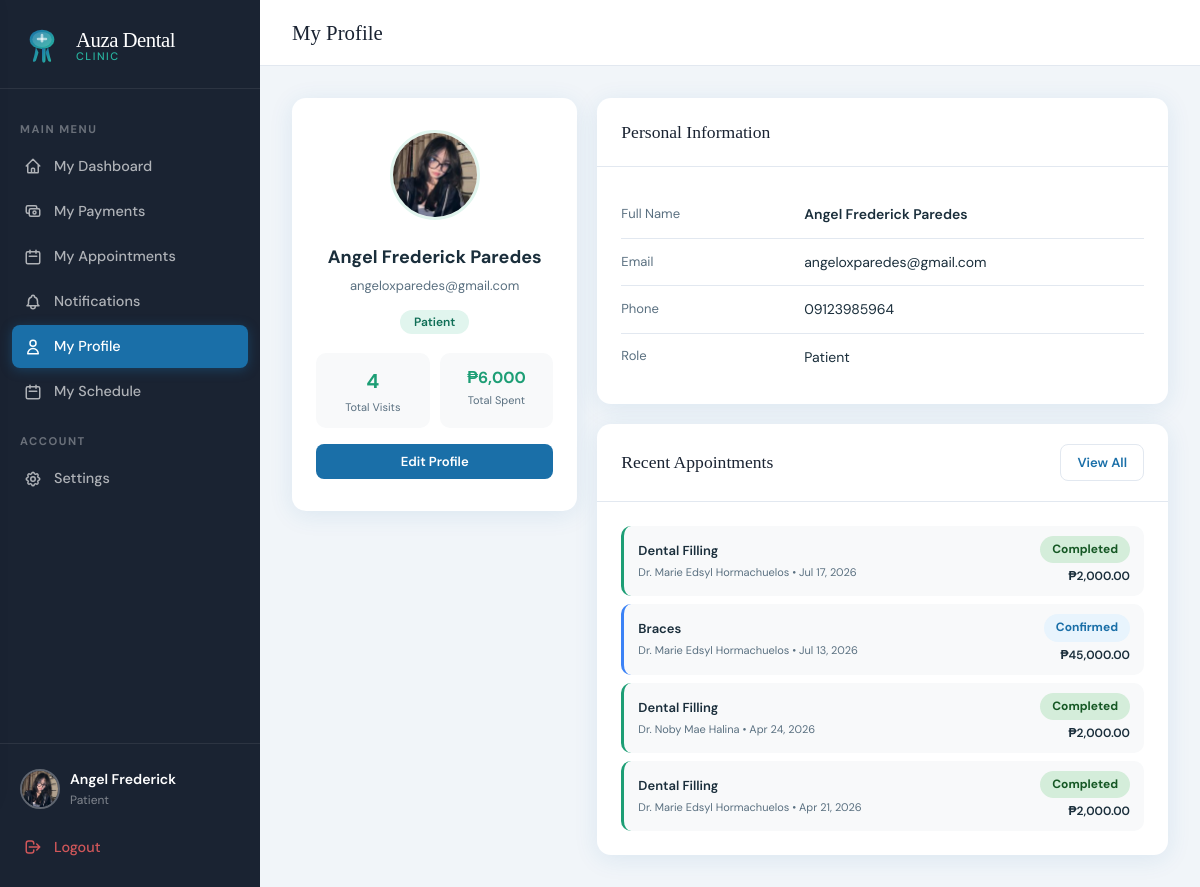
Page /index.php?page=patient_profile (signed in) on the committed database.
### tables this page shows
CREATE TABLE `users` (
  `id` int(11) NOT NULL,
  `first_name` varchar(100) NOT NULL,
  `last_name` varchar(100) NOT NULL,
  `email` varchar(150) NOT NULL,
  `password` varchar(255) NOT NULL,
  `phone` varchar(20) DEFAULT NULL,
  `role` enum('admin','patient') DEFAULT 'patient',
  `is_verified` tinyint(1) DEFAULT 1,
  `status` enum('pending','approved','rejected') DEFAULT 'pending',
  `created_at` datetime DEFAULT current_timestamp(),
  `avatar` varchar(255) DEFAULT NULL,
  `temp_password` varchar(255) DEFAULT NULL
);

CREATE TABLE `appointments` (
  `id` int(11) NOT NULL,
  `patient_id` int(11) NOT NULL,
  `dentist_id` int(11) NOT NULL,
  `service_id` int(11) NOT NULL,
  `appointment_date` date NOT NULL,
  `appointment_time` time NOT NULL,
  `status` enum('pending','confirmed','completed','cancelled') DEFAULT 'pending',
  `notes` text DEFAULT NULL,
  `reschedule_reason` text DEFAULT NULL,
  `rescheduled_at` datetime DEFAULT NULL,
  `original_date` date DEFAULT NULL,
  `original_time` time DEFAULT NULL,
  `created_at` datetime DEFAULT current_timestamp()
);

CREATE TABLE `services` (
  `id` int(11) NOT NULL,
  `name` varchar(150) NOT NULL,
  `description` text DEFAULT NULL,
  `duration_minutes` int(11) DEFAULT 30,
  `price` decimal(10,2) DEFAULT 0.00,
  `is_active` tinyint(1) DEFAULT 1
);

### app/controllers/AppointmentController.php (called while the page is built, shortened)
<?php
require_once __DIR__ . '/../config.php';
class AppointmentController {
    public function profile() {
        $patient_id = $_SESSION['user_id'];
        $user       = callProcedure('sp_get_user_id', [$patient_id]);
        $user       = $user[0] ?? [];
        $appointments = callProcedure('sp_get_patient_appointments', [$patient_id]);
        $totalSpent = array_sum(array_map(
            fn($a) => $a['status'] === 'completed' ? (float)$a['price'] : 0,
            $appointments
        ));
        require __DIR__ . '/../views/patient/profile.php';
    }
}

### app/views/patient/profile.php (the view, shortened to what this page needs)
<!DOCTYPE html>
<html lang="en">
<head>
<link rel="stylesheet" href="<?= APP_URL ?>/public/css/style.css">
</head>
<body>
<div class="app-layout">
  <?php require __DIR__ . '/../shared/sidebar.php'; ?>
  <div class="main-content">
    <div class="topbar">
      <div class="topbar-title">My Profile</div>
    </div>
    <div class="page-content">
      <?php require_once __DIR__ . '/../shared/helpers.php'; showFlash(); ?>
      <div style="display:grid;grid-template-columns:1fr 2fr;gap:20px;align-items:start;">
        <div class="card" style="margin-bottom:0;">
          <div class="card-body" style="text-align:center;padding:2rem 1.5rem;">
            <?php $avatarFile = $_SESSION['avatar'] ?? ''; ?>
            <?php if (!empty($avatarFile)): ?>
              <img src="<?= APP_URL ?>/public/uploads/avatars/<?= htmlspecialchars($avatarFile) ?>"
                   style="width:90px;height:90px;border-radius:50%;object-fit:cover;border:3px solid #E1F5EE;margin-bottom:16px;">
            <?php else: ?>
              <div style="width:90px;height:90px;border-radius:50%;background:#E1F5EE;display:flex;align-items:center;justify-content:center;font-size:32px;font-weight:700;color:#1D9E75;margin:0 auto 16px;">
                <?= strtoupper(substr($user['first_name']??'U',0,1)) ?>
              </div>
            <?php endif; ?>
            <div style="font-size:18px;font-weight:700;color:#1a2e3b;"><?= htmlspecialchars(($user['first_name']??'').' '.($user['last_name']??'')) ?></div>
            <div style="font-size:13px;color:#5a7080;margin-top:4px;"><?= htmlspecialchars($user['email']??'') ?></div>
            <div style="margin-top:12px;">
              <span style="background:#E1F5EE;color:#0F6E56;font-size:12px;font-weight:600;padding:4px 14px;border-radius:20px;">Patient</span>
            </div>
            <div style="display:grid;grid-template-columns:1fr 1fr;gap:10px;margin-top:20px;">
              <div style="background:#f8f9fa;border-radius:10px;padding:12px;">
                <div style="font-size:20px;font-weight:700;color:#1D9E75;"><?= count($appointments) ?></div>
                <div style="font-size:11px;color:#5a7080;margin-top:2px;">Total Visits</div>
              </div>
              <div style="background:#f8f9fa;border-radius:10px;padding:12px;">
                <div style="font-size:16px;font-weight:700;color:#1D9E75;">₱<?= number_format($totalSpent, 0) ?></div>
                <div style="font-size:11px;color:#5a7080;margin-top:2px;">Total Spent</div>
              </div>
            </div>
            <a href="?page=settings" class="btn btn-primary btn-sm" style="margin-top:16px;width:100%;display:block;text-align:center;">Edit Profile</a>
          </div>
        </div>
        <div style="display:flex;flex-direction:column;gap:20px;">
          <div class="card" style="margin-bottom:0;">
            <div class="card-header"><div class="card-title">Personal Information</div></div>
            <div class="card-body">
              <table style="width:100%;border-collapse:collapse;">
                <tr style="border-bottom:1px solid #f0f0f0;">
                  <td style="padding:12px 0;color:#5a7080;font-size:13px;width:35%;">Full Name</td>
                  <td style="padding:12px 0;font-weight:600;font-size:14px;color:#1a2e3b;"><?= htmlspecialchars(($user['first_name']??'').' '.($user['last_name']??'')) ?></td>
                </tr>
                <tr style="border-bottom:1px solid #f0f0f0;">
                  <td style="padding:12px 0;color:#5a7080;font-size:13px;">Email</td>
                  <td style="padding:12px 0;font-size:14px;color:#1a2e3b;"><?= htmlspecialchars($user['email']??'') ?></td>
                </tr>
                <tr style="border-bottom:1px solid #f0f0f0;">
                  <td style="padding:12px 0;color:#5a7080;font-size:13px;">Phone</td>
                  <td style="padding:12px 0;font-size:14px;color:#1a2e3b;"><?= htmlspecialchars($user['phone']??'—') ?></td>
                </tr>
                <tr>
                  <td style="padding:12px 0;color:#5a7080;font-size:13px;">Role</td>
                  <td style="padding:12px 0;font-size:14px;color:#1a2e3b;">Patient</td>
                </tr>
              </table>
            </div>
          </div>
          <div class="card" style="margin-bottom:0;">
            <div class="card-header">
              <div class="card-title">Recent Appointments</div>
              <a href="?page=patient_appointments" class="btn btn-ghost btn-sm">View All</a>
            </div>
            <div class="card-body">
              <?php
                $recent = array_slice($appointments, 0, 5);
              ?>
              <?php if (empty($recent)): ?>
                <div style="text-align:center;padding:1.5rem;color:#5a7080;font-size:14px;">No appointments yet.</div>
              <?php else: ?>
                <div style="display:flex;flex-direction:column;gap:8px;">
                  <?php foreach ($recent as $a):
                    $colors = ['pending'=>'#F59E0B','confirmed'=>'#3B82F6','completed'=>'#1D9E75','cancelled'=>'#FC8181'];
                    $c = $colors[$a['status']] ?? '#888';
                  ?>
                  <div style="display:flex;align-items:center;gap:12px;padding:10px 14px;border-radius:10px;background:#f8f9fa;border-left:3px solid <?= $c ?>;">
                    <div style="flex:1;">
                      <div style="font-size:13px;font-weight:600;color:#1a2e3b;"><?= htmlspecialchars($a['service_name']) ?></div>
                      <div style="font-size:11px;color:#5a7080;margin-top:2px;">Dr. <?= htmlspecialchars($a['dentist_name']) ?> &bull; <?= date('M j, Y', strtotime($a['appointment_date'])) ?></div>
                    </div>
                    <div style="text-align:right;">
                      <?= statusBadge($a['status']) ?>
                      <div style="font-size:12px;font-weight:600;color:#1a2e3b;margin-top:4px;">₱<?= number_format($a['price'], 2) ?></div>
                    </div>
                  </div>
                  <?php endforeach; ?>
                </div>
              <?php endif; ?>
            </div>
          </div>
        </div>
      </div>
    </div>
  </div>
</div>
</body>
</html>

### app/config.php (shortened to what this page needs)
<?php
function getDB() {
    static $conn = null;
    if ($conn === null) {
        $conn = new mysqli(DB_HOST, DB_USER, DB_PASS, DB_NAME);
        $conn->set_charset('utf8mb4');
    }
    return $conn;
}
function callProcedure($proc_name, $params = []) {
    $db = getDB();
    if (empty($params)) {
        $sql = "CALL {$proc_name}()";
        $result = $db->query($sql);
    } else {
        $placeholders = implode(',', array_fill(0, count($params), '?'));
        $sql = "CALL {$proc_name}({$placeholders})";
        $stmt = $db->prepare($sql);
        $types = '';
        foreach ($params as $p) {
            if (is_int($p)) $types .= 'i';
            elseif (is_float($p)) $types .= 'd';
            else $types .= 's';
        }
        $stmt->bind_param($types, ...$params);
        $stmt->execute();
        $result = $stmt->get_result();
    }
    $rows = [];
    while ($row = $result->fetch_assoc()) {
        $rows[] = $row;
    }
    return $rows;
}
function statusBadge($status) {
    $classes = [
        'pending'   => 'badge-pending',
        'confirmed' => 'badge-confirmed',
        'completed' => 'badge-completed',
        'cancelled' => 'badge-cancelled',
    ];
    $class = $classes[$status] ?? 'badge-pending';
    return "<span class='badge {$class}'>" . ucfirst($status) . "</span>";
}

### public/css/style.css (style rules this page uses)
:root { --primary: #1a6fa8; --primary-dark: #134f7a; --primary-light:#e8f4fd; --accent: #28b4a0; --accent-light: #e6f7f5; --danger: #e74c3c; --warning: #f39c12; --success: #27ae60; --info: #2980b9; --dark: #1a2332; --gray: #6b7280; --gray-light: #f1f5f9; --white: #ffffff; --border: #e2e8f0; --shadow: 0 4px 24px rgba(26,111,168,0.10); --shadow-lg: 0 8px 40px rgba(26,111,168,0.16); --radius: 14px; --radius-sm: 8px; --font-display: 'Playfair Display', serif; --font-body: 'DM Sans', sans-serif; }
*, *::before, *::after { box-sizing: border-box; margin: 0; padding: 0; }
body { font-family: var(--font-body); background: var(--gray-light); color: var(--dark); min-height: 100vh; font-size: 15px; line-height: 1.6; }
a { color: var(--primary); text-decoration: none; }
.btn { display: inline-flex; align-items: center; justify-content: center; gap: 8px; padding: 12px 24px; border-radius: var(--radius-sm); border: none; font-family: var(--font-body); font-size: 0.9rem; font-weight: 600; cursor: pointer; transition: all 0.2s; text-decoration: none; }
.btn-primary { background: var(--primary); color: white; }
.btn-ghost { background: transparent; color: var(--primary); border: 1.5px solid var(--border); }
.btn-sm { padding: 7px 16px; font-size: 0.82rem; }
.app-layout { display: flex; min-height: 100vh; }
.main-content { margin-left: 260px; flex: 1; display: flex; flex-direction: column; }
.topbar { background: white; border-bottom: 1px solid var(--border); padding: 16px 32px; display: flex; align-items: center; justify-content: space-between; position: sticky; top: 0; z-index: 50; }
.topbar-title { font-family: var(--font-display); font-size: 1.3rem; color: var(--dark); }
.page-content { padding: 32px; flex: 1; }
.card { background: white; border-radius: var(--radius); box-shadow: var(--shadow); overflow: hidden; }
.card-header { padding: 20px 24px; border-bottom: 1px solid var(--border); display: flex; align-items: center; justify-content: space-between; }
.card-title { font-family: var(--font-display); font-size: 1.1rem; color: var(--dark); }
.card-body { padding: 24px; }
table { width: 100%; border-collapse: collapse; }
tbody td { padding: 14px 16px; border-bottom: 1px solid var(--border); font-size: 0.88rem; }
tbody tr:last-child td { border-bottom: none; }
.badge { display: inline-block; padding: 4px 12px; border-radius: 20px; font-size: 0.75rem; font-weight: 700; text-transform: capitalize; }
.badge-confirmed { background: var(--primary-light); color: var(--primary); }
.badge-completed { background: #d4edda; color: #155724; }

### rows in the picture
users: first_name+last_name "Angel Frederick Paredes", email "angeloxparedes@gmail.com", phone "09123985964"
appointments: service.name "Dental Filling", dentist_name "Marie Edsyl Hormachuelos", appointment_date "Jul 17, 2026", status "Completed", service.price "2,000.00"
appointments: service.name "Braces", dentist_name "Marie Edsyl Hormachuelos", appointment_date "Jul 13, 2026", status "Confirmed", service.price "45,000.00"
appointments: service.name "Dental Filling", dentist_name "Noby Mae Halina", appointment_date "Apr 24, 2026", status "Completed", service.price "2,000.00"
appointments: service.name "Dental Filling", dentist_name "Marie Edsyl Hormachuelos", appointment_date "Apr 21, 2026", status "Completed", service.price "2,000.00"

### other values in the picture
$_SESSION['role'] "Patient"
count($appointments) "4"
$totalSpent "6,000"
